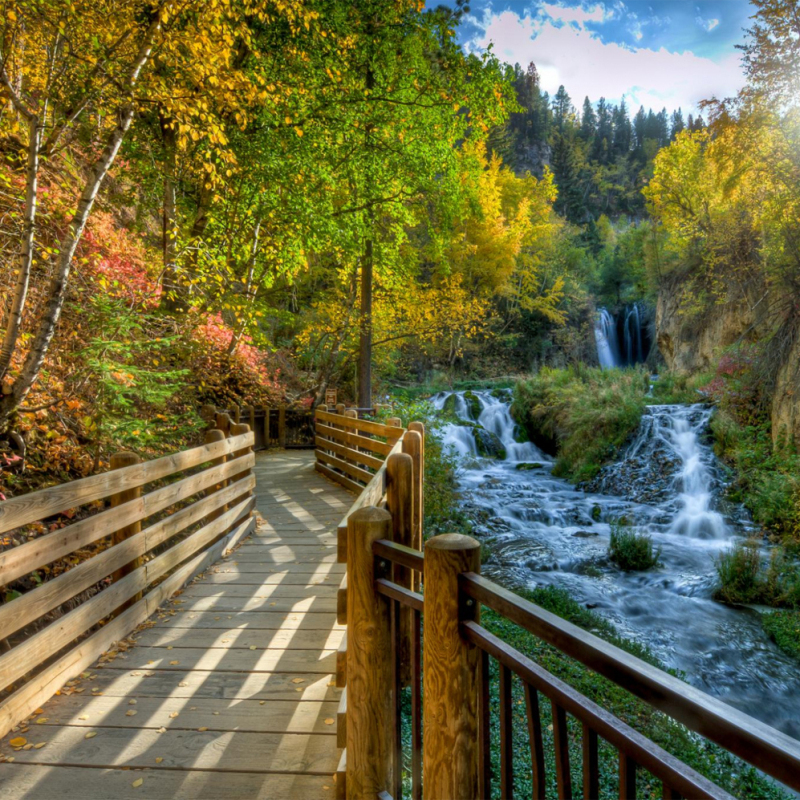
#> input picture Test_Images/falls.jpg, 800 x 800 px
$ python -i seamcarving.py   (imports and definitions only)
#> lines starting #> are read from the running program, lines starting #| are printed output that depends on the picture
### opencv_approach/image.py
import cv2

def load_image(image_path):
    """Loads the image and converts it to grayscale"""
#> called with image_path = '../Test_Images/falls.jpg'
    img = cv2.imread(image_path)
#> img is the input picture: shape (800, 800, 3); mean B, G, R 65.4, 103.5, 105.3
    if img is None:
        print("Error: Image not found or cannot be opened.")
        exit()

    gray = cv2.cvtColor(img, cv2.COLOR_BGR2GRAY)  # Convert to grayscale using OpenCV
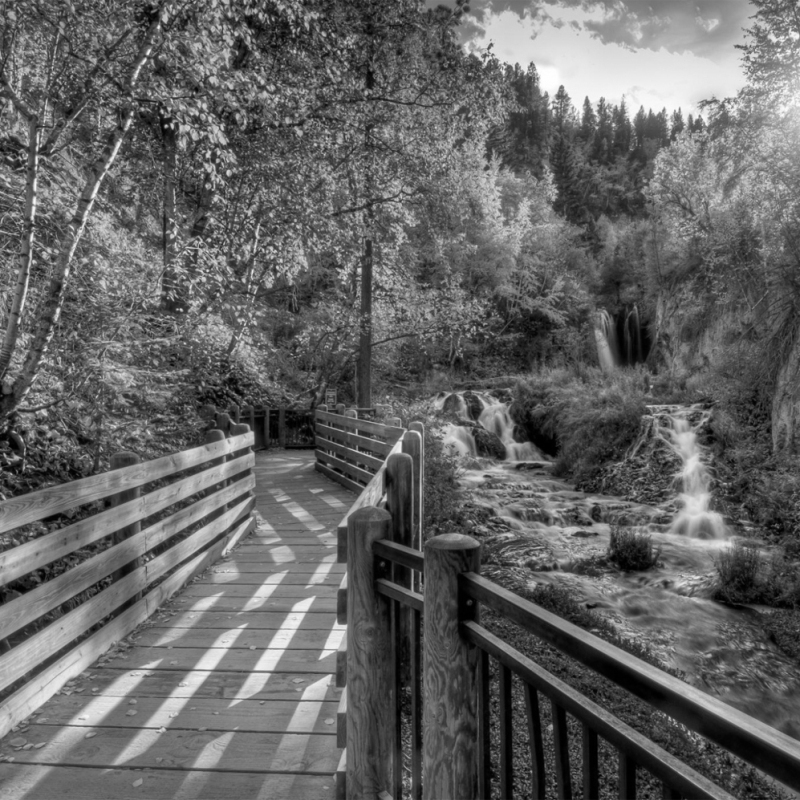
#> gray: shape (800, 800); min 0, max 255, mean 99.7
    return img, gray

### opencv_approach/seamcarving.py
import numpy as np
import cv2
import matplotlib.pyplot as plt
import time
from energy import compute_energy
from image import load_image

# [51 lines left out: functions find_seam, mark_seam, remove_seam, not called in this run]

def seam_carve(image_path, num_seams_vertical=0, num_seams_horizontal=0):
    """Removes vertical and horizontal seams"""
    # Start total timing
    start_time = time.time()

    # Load image
    img, gray = load_image(image_path)

    # Create a figure to show results
    plt.figure(figsize=(15, 8))

    # Plot original image
    plt.subplot(1, 3, 1)
    plt.imshow(cv2.cvtColor(img, cv2.COLOR_BGR2RGB))
    plt.title('Original Image')
    plt.axis('off')

    # Process vertical seams for marking
    marked_img = img.copy()

    for i in range(num_seams_vertical):
        # Compute energy
        energy = compute_energy(gray)

        # Find seam
        backtrack = find_seam(energy)

        # Mark seam
        marked_img = mark_seam(marked_img, backtrack)

        # Update grayscale for next iteration
        gray = cv2.cvtColor(marked_img, cv2.COLOR_BGR2GRAY)

    # Plot image with seams marked
    plt.subplot(1, 3, 2)
    plt.imshow(cv2.cvtColor(marked_img, cv2.COLOR_BGR2RGB))
    plt.title('Vertical Seams Marked')
    plt.axis('off')

    # Reload original image to remove seams
    img, gray = load_image(image_path)

    # Remove vertical seams
    for i in range(num_seams_vertical):
        # Compute energy
        energy = compute_energy(gray)

        # Find seam
        backtrack = find_seam(energy)

        # Remove seam
        img = remove_seam(img, backtrack)

        # Update grayscale for next iteration
        gray = cv2.cvtColor(img, cv2.COLOR_BGR2GRAY)

    # Remove horizontal seams (rotate image, process as vertical, rotate back)
    img = cv2.rotate(img, cv2.ROTATE_90_CLOCKWISE)
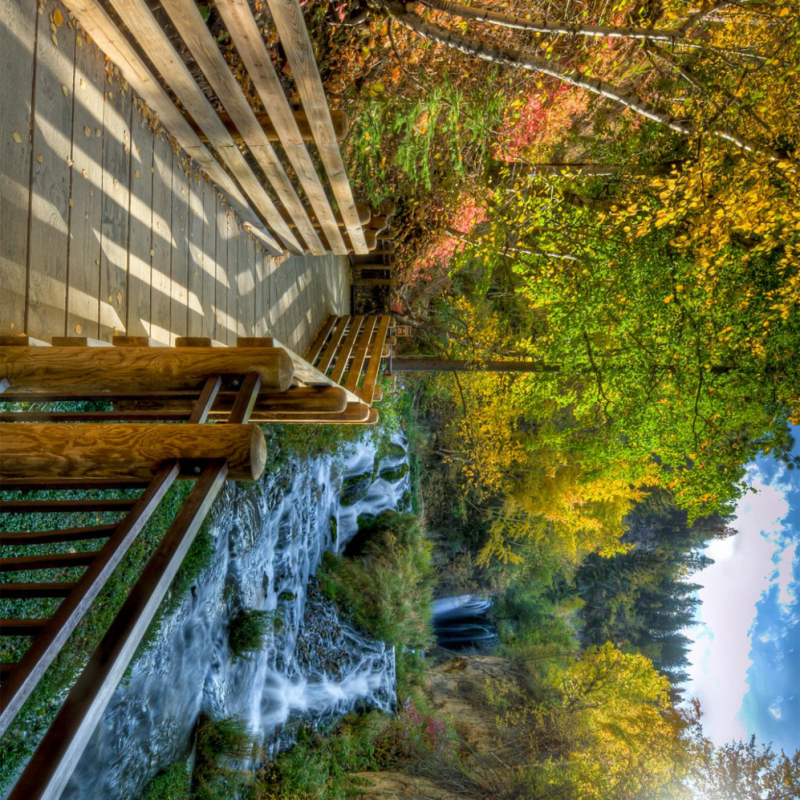
#> img: shape (800, 800, 3); mean B, G, R 65.4, 103.5, 105.3
    gray = cv2.cvtColor(img, cv2.COLOR_BGR2GRAY)
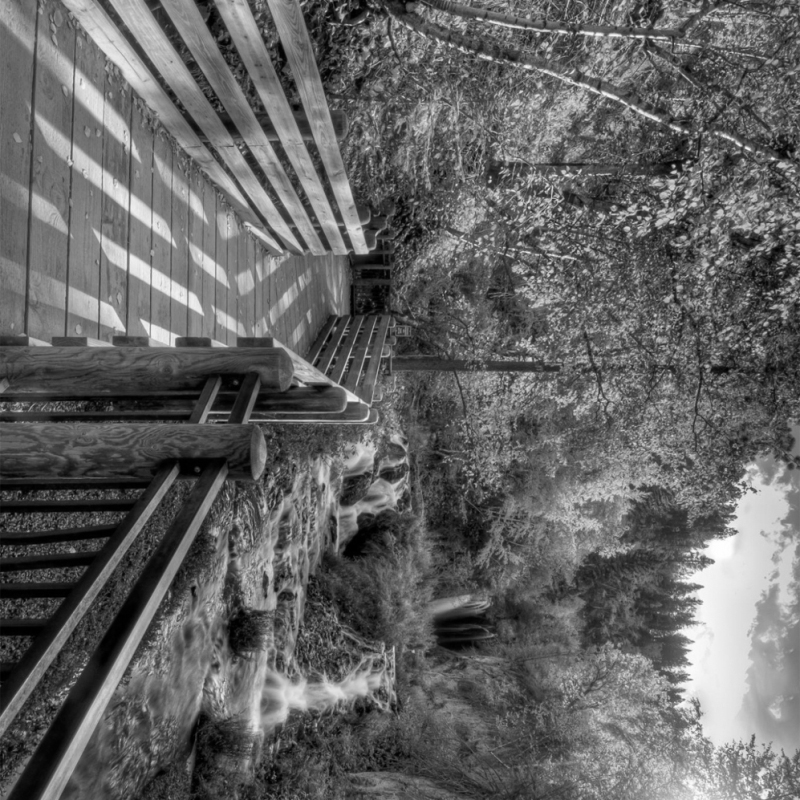
#> gray: shape (800, 800); min 0, max 255, mean 99.7

    for i in range(num_seams_horizontal):
        # Compute energy
        energy = compute_energy(gray)

        # Find seam
        backtrack = find_seam(energy)

        # Remove seam
        img = remove_seam(img, backtrack)

        # Update grayscale for next iteration
        gray = cv2.cvtColor(img, cv2.COLOR_BGR2GRAY)

    img = cv2.rotate(img, cv2.ROTATE_90_COUNTERCLOCKWISE)

    # Calculate total time
    total_time = time.time() - start_time

    # Plot final image
    plt.subplot(1, 3, 3)
    plt.imshow(cv2.cvtColor(img, cv2.COLOR_BGR2RGB))
    plt.title(f'Final Image ({num_seams_vertical}v, {num_seams_horizontal}h seams removed)')
    plt.axis('off')

    # Adjust layout and display
    plt.tight_layout()

    plt.savefig('output', dpi=200)
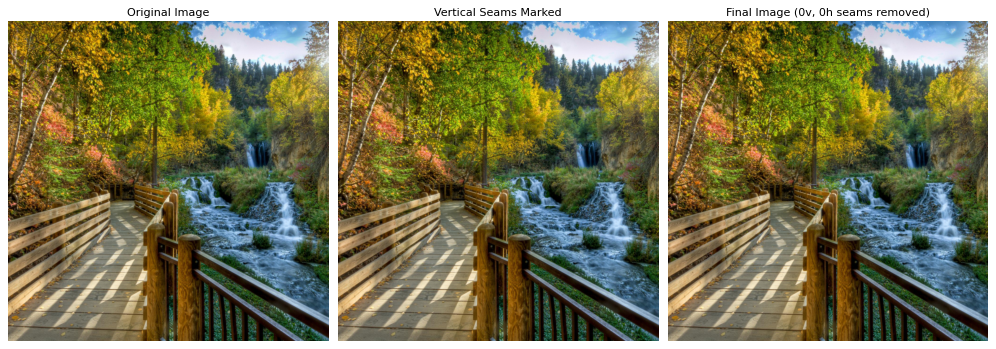
#> figure drawn by matplotlib, 3 panels

    plt.show()

    # Print timing information to console
    print(f"Total Processing Time: {total_time:.4f} seconds")

    return img, total_time

>>> result = seam_carve('../Test_Images/falls.jpg')

$ run again, on Test_Images/kastra.jpg
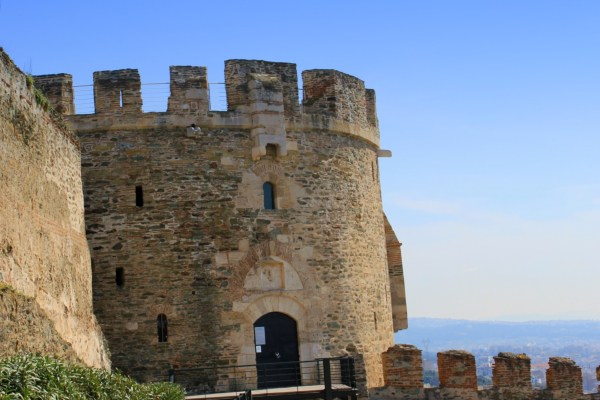
#> input picture Test_Images/kastra.jpg, 600 x 400 px
#> in load_image, img is the input picture: shape (400, 600, 3); mean B, G, R 150.1, 138.6, 130.7
#> img: shape (600, 400, 3)
#> in seam_carve, `gray = cv2.cvtColor(img, cv2.COLOR_BGR2GRAY)`:
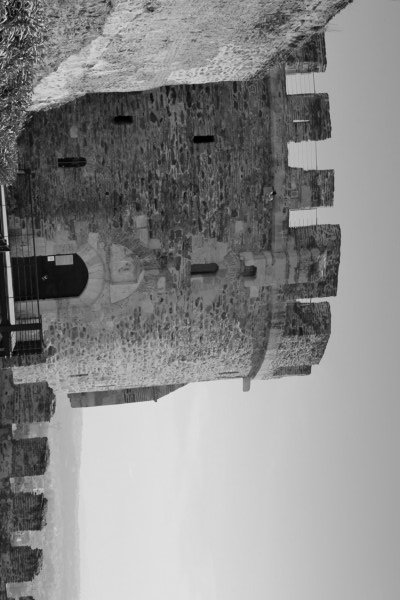
#> gray: shape (600, 400); min 0, max 229, mean 137.5
#> in seam_carve, `plt.savefig('output', dpi=200)`:
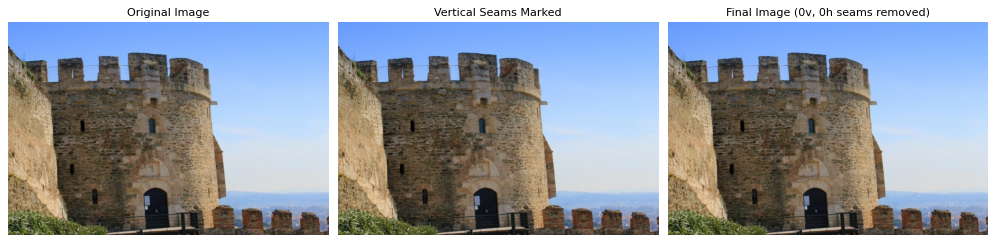
#> figure drawn by matplotlib, 3 panels

$ run again, on Test_Images/lake.jpg
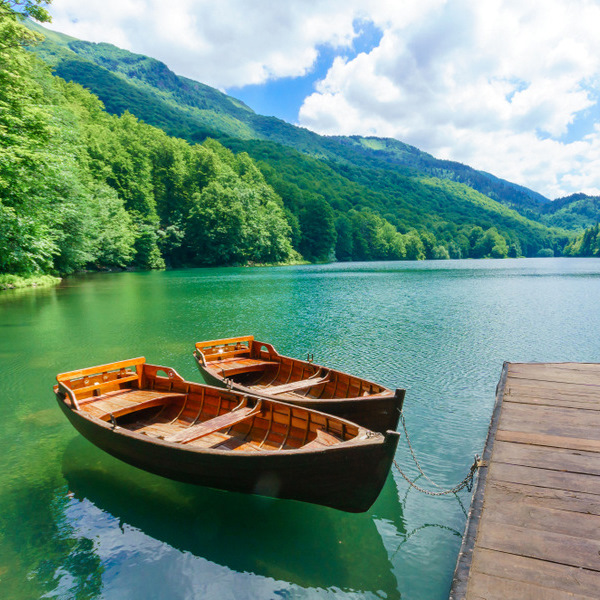
#> input picture Test_Images/lake.jpg, 600 x 600 px
#> in load_image, img is the input picture: shape (600, 600, 3); mean B, G, R 127.5, 146.2, 112.7
#> in seam_carve, `gray = cv2.cvtColor(img, cv2.COLOR_BGR2GRAY)`:
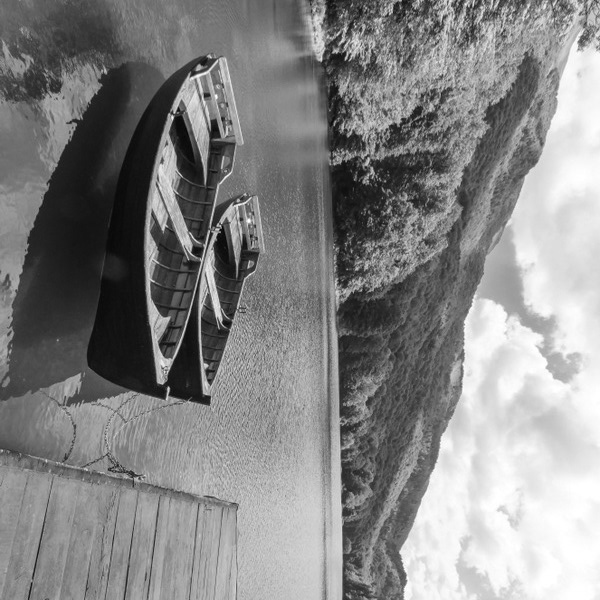
#> gray: shape (600, 600); min 2, max 255, mean 134.1
#> in seam_carve, `plt.savefig('output', dpi=200)`:
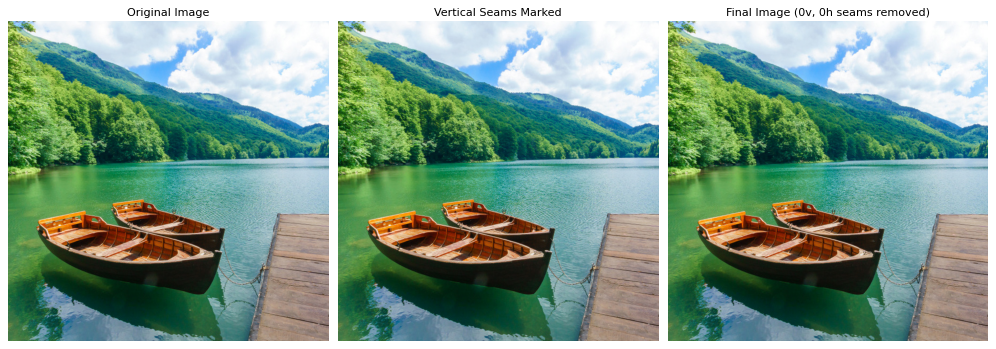
#> figure drawn by matplotlib, 3 panels
